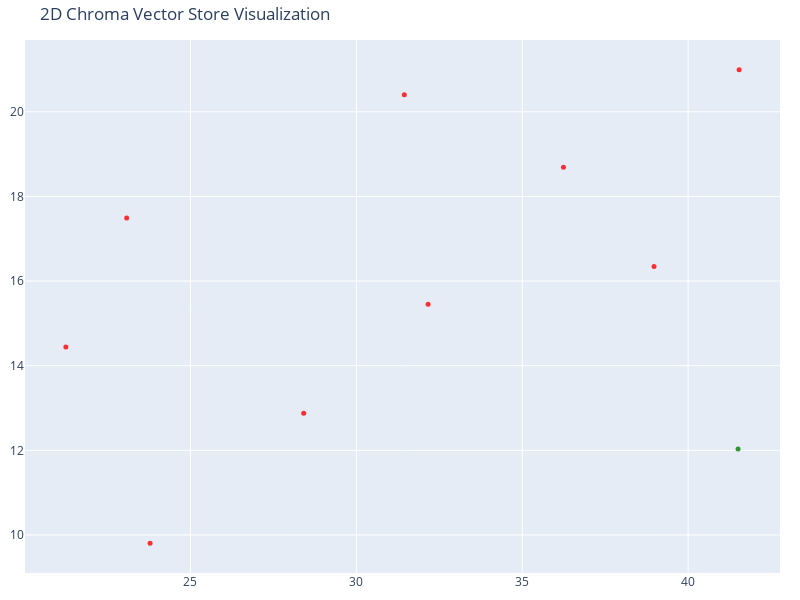

Here is the notebook cell this chart was saved with:
### Code cell
# (t-distributed stochastic neighbor embedding)
tsne = TSNE(n_components=2, random_state=42,perplexity=5)
reduced_vectors = tsne.fit_transform(vectors)

# Create the 2D scatter plot
fig = go.Figure(data=[go.Scatter(
    x=reduced_vectors[:, 0],
    y=reduced_vectors[:, 1],
    mode='markers',
    marker=dict(size=5, color=colors, opacity=0.8),
    text=[f"Type: {t}<br>Text: {d[:100]}..." for t, d in zip(doc_types, documents)],
    hoverinfo='text'
)])

fig.update_layout(
    title='2D Chroma Vector Store Visualization',
    scene=dict(xaxis_title='x',yaxis_title='y'),
    width=800,
    height=600,
    margin=dict(r=20, b=10, l=10, t=40)
)

fig.show()

### Figure 1 — Plotly figure (JSON) as saved in the notebook; plotly's stock layout.template omitted (floating-point values rounded to 4 significant figures)
{"data": [{"hoverinfo": "text", "marker": {"color": ["red", "red", "red", "red", "red", "red", "red", "green", "red", "red"], "opacity": 0.8, "size": 5}, "mode": "markers", "text": ["Type: profile<br>Text: Additionally, I ensure compliance with regulatory standards set by Wells Fargo, in alignment with gu...", "Type: profile<br>Text: ### 🧠 Word Embedding Explainability Research\n\n- Collaborated with the Bank’s Chief Model Risk Office...", "Type: profile<br>Text: - Collaborating with a team overseeing an inventory of ∼300 models focused on Fraud Detection, prima...", "Type: profile<br>Text: # Sameer Raju Khadatkar\n\n**Quant AI/ML @ Wells Fargo | M.Tech. (CDS) @ IISc, Bangalore | B.Tech. (Me...", "Type: profile<br>Text: **Python Libraries & Tools:**  \nNumpy, Pandas, Scikit-Learn, PyTorch, TensorFlow (Keras), PySpark, M...", "Type: profile<br>Text: ---\n\n## Certifications\n\n- Advanced Data Science with IBM (Coursera)\n- HYPERMESH (SHELL MESH AND SOLI...", "Type: profile<br>Text: ---\n\n## Academic, Independent and Other Projects\n\n- **LLM-Powered Multimodal Airline Chatbot**: Buil...", "Type: personal<br>Text: # Sameer Khadatkar\n\nHi, I am **Sameer Khadatkar**, born and brought up in **Nagpur**.\n\nI completed m...", "Type: profile<br>Text: ---\n\n## Highlighted Projects at Wells Fargo\n\n### ✅ Check Authorization Model | Validation\n\n- Validat...", "Type: profile<br>Text: ---\n\n## Professional Experience\n\n### Wells Fargo International Solutions Private Ltd  \n**Quantitativ..."], "type": "scatter", "x": [36.24, 28.41, 31.45, 38.97, 21.24, 23.78, 23.08, 41.5, 32.16, 41.54], "y": [18.69, 12.87, 20.4, 16.34, 14.44, 9.805, 17.49, 12.03, 15.45, 20.99]}], "layout": {"height": 600, "margin": {"b": 10, "l": 10, "r": 20, "t": 40}, "scene": {"xaxis": {"title": {"text": "x"}}, "yaxis": {"title": {"text": "y"}}}, "title": {"text": "2D Chroma Vector Store Visualization"}, "width": 800}}
